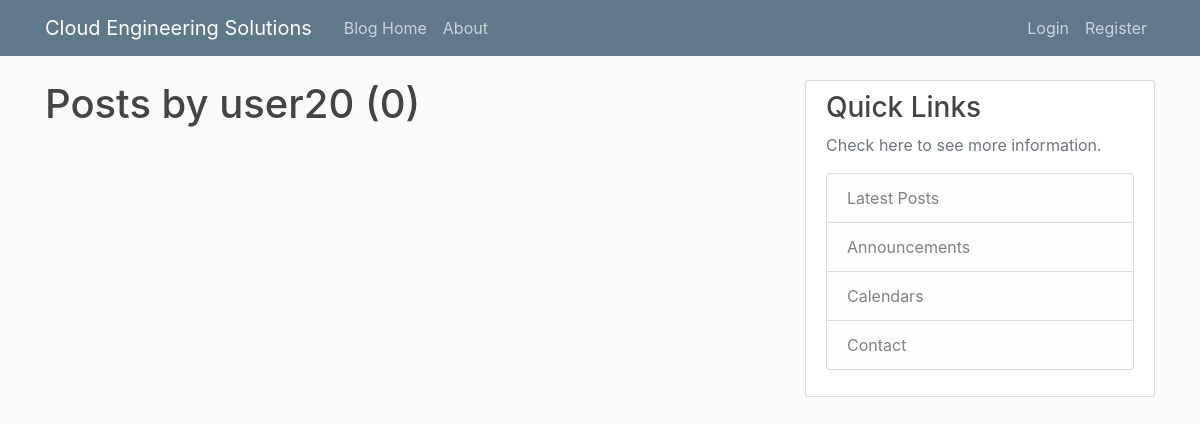
Before: /user/user20/ with the older database file.
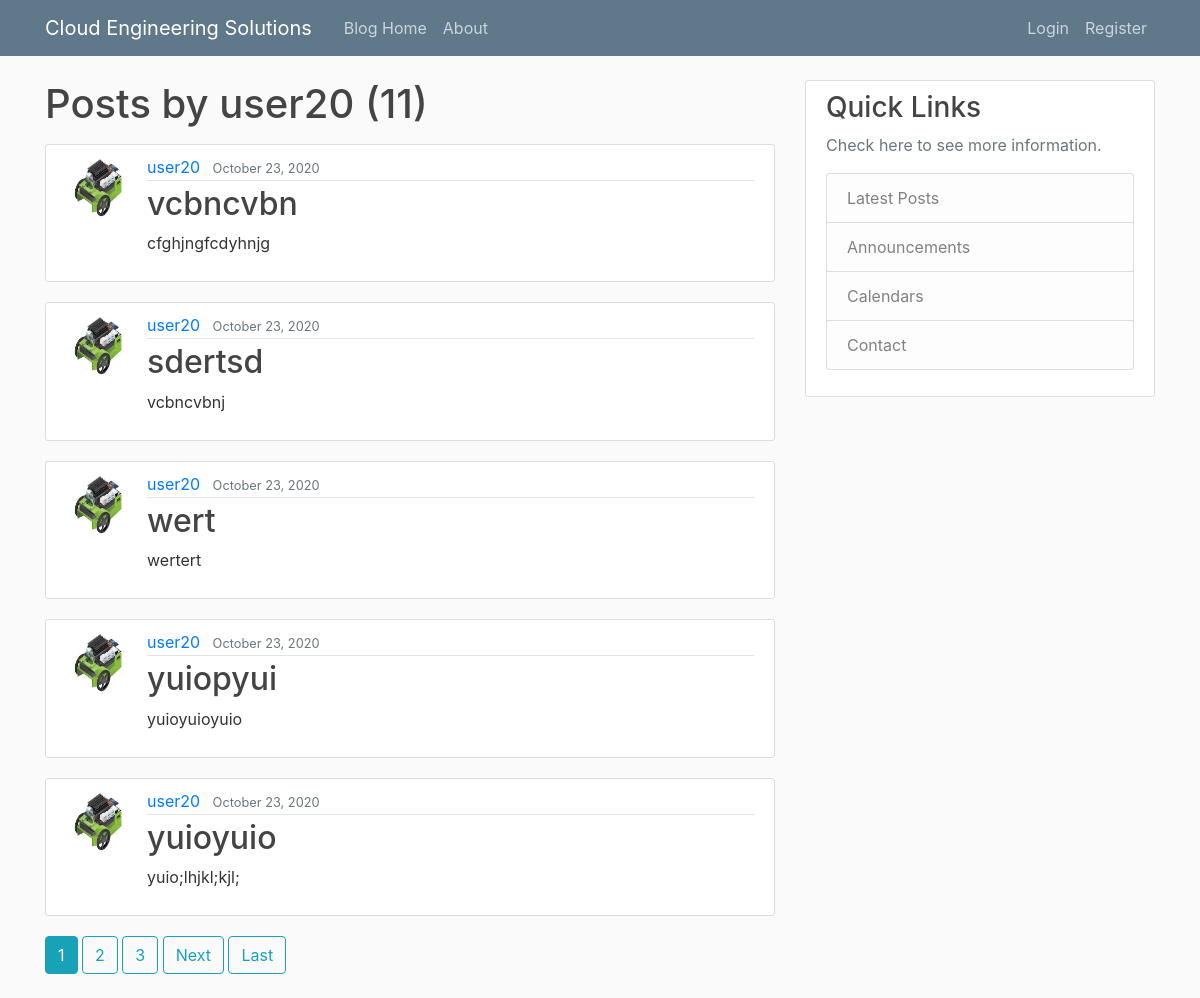
After: the same page with the newer database file.
### blog/models.py (models this page shows, shortened)
class Post(models.Model):
    title = models.CharField(max_length=100)
    content = models.TextField()
    date_posted = models.DateTimeField(default=timezone.now)
    author = models.ForeignKey(User, on_delete=models.CASCADE)

### users/models.py (models this page shows, shortened)
class Profile(models.Model):
    user = models.OneToOneField(User, on_delete=models.CASCADE)
    image = models.ImageField(default='default.jpg', upload_to='profile_pics')

### blog/views.py (the view)
# urls.py: path('user/<str:username>/', UserPostListView.as_view(), name='user-posts'),
class UserPostListView(ListView):
    model = Post
    template_name = 'blog/user_post.html' # <app>/<model>_<viewtype>.html
    context_object_name = 'posts' #setting attribtue equal to posts in home function
    paginate_by = 5
    def get_queryset(self):
        user = get_object_or_404(User, username=self.kwargs.get('username'))
        return Post.objects.filter(author=user).order_by('-date_posted')

### blog/templates/blog/user_post.html (shortened to what this page needs)
{% extends "blog/base.html"%}
{%block content %}
    <h1 class ="mb-3">Posts by {{ view.kwargs.username }} ({{ page_obj.paginator.count }})</h1>
    {% for post in posts%}
        <article class="media content-section">
            <img class="rounded-circle article-img" src="{{ post.author.profile.image.url }}" alt="">
            <div class="media-body">
            <div class="article-metadata">
                <a class="mr-2" href="{% url 'user-posts' post.author.username %}">{{ post.author }}</a>
                <small class="text-muted">{{ post.date_posted|date:'F d, Y' }}</small>
            </div>
            <h2><a class="article-title" href="{% url 'post-detail' post.id %}">{{ post.title }}</a></h2>
            <p class="article-content">{{ post.content }}</p>
            </div>
        </article>
    {% endfor %}
    {% if is_paginated %}
            {% for num in page_obj.paginator.page_range %}
                {% if page_obj.number == num %}
                    <a class = "btn btn-info mb-4" href="?page={{ num }}">{{ num }}</a>
                {% elif num > page_obj.number|add:'-3' and num < page_obj.number|add:'3'%}
                    <a class = "btn btn-outline-info mb-4" href="?page={{ num }}">{{ num }}</a>
                {% endif %}
            {% endfor %}
        {% if page_obj.has_next %}
            <a class = "btn btn-outline-info mb-4" href="?page={{ page_obj.next_page_number }}">Next</a>
            <a class = "btn btn-outline-info mb-4" href="?page= {{ page_obj.paginator.num_pages }}">Last</a>
        {% endif %}
    {% endif %}
{% endblock content%}

### blog/templates/blog/base.html (shortened to what this page needs)
{% load static %}
<!DOCTYPE html>
<html lang="en">
<head>
<link rel="stylesheet" href="https://stackpath.bootstrapcdn.com/bootstrap/4.3.1/css/bootstrap.min.css">
    <link rel="stylesheet" type="text/css" href="{% static 'blog/main.css' %}">
</head>
<body>
    <header class="site-header">
        <nav class="navbar navbar-expand-md navbar-dark bg-steel fixed-top">
        <div class="container">
            <a class="navbar-brand mr-4" href="{% url 'blog-home' %}">Cloud Engineering Solutions</a>
            <div class="collapse navbar-collapse" id="navbarToggle">
            <div class="navbar-nav mr-auto">
                <a class="nav-item nav-link" href="{% url 'blog-home' %}">Blog Home</a>
                <a class="nav-item nav-link" href="{% url 'blog-about' %}">About</a>
            </div>
            <div class="navbar-nav">
              {% if user.is_authenticated %}
              <a class="nav-item nav-link" href="{% url 'post-create' %}">New Post</a>
              <a class="nav-item nav-link" href="{% url 'profile' %}">Profile</a>
              <a class="nav-item nav-link" href="{% url 'logout' %}">Logout</a>
              {% else %}
                <a class="nav-item nav-link" href="{% url 'login' %}">Login</a>
                <a class="nav-item nav-link" href="{% url 'register' %}">Register</a>
              {% endif %}
            </div>
            </div>
        </div>
        </nav>
    </header>
    <main role="main" class="container">
        <div class="row">
          <div class="col-md-8">
            {% block content %}{% endblock %}
          </div>
          <div class="col-md-4">
            <div class="content-section">
              <h3>Quick Links</h3>
              <p class='text-muted'>Check here to see more information.
                <ul class="list-group">
                  <li class="list-group-item list-group-item-light">Latest Posts</li>
                  <li class="list-group-item list-group-item-light">Announcements</li>
                  <li class="list-group-item list-group-item-light">Calendars</li>
                  <li class="list-group-item list-group-item-light">Contact</li>
                </ul>
              </p>
            </div>
          </div>
        </div>
      </main>
</body>
</html>

### blog/static/blog/main.css (style rules this page uses)
body { background: #fafafa; color: #333333; margin-top: 5rem; }
h1, h2, h3, h4, h5, h6 { color: #444444; }
ul { margin: 0; }
.bg-steel { background-color: #5f788a; }
.site-header .navbar-nav .nav-link { color: #cbd5db; }
.content-section { background: #ffffff; padding: 10px 20px; border: 1px solid #dddddd; border-radius: 3px; margin-bottom: 20px; }
.article-title { color: #444444; }
.article-content { white-space: pre-line; }
.article-img { height: 65px; width: 65px; margin-right: 16px; }
.article-metadata { padding-bottom: 1px; margin-bottom: 4px; border-bottom: 1px solid #e3e3e3 }

Changed rows visible on the page:
added Post: author.profile.image (picture), author "user20", date_posted "October 23, 2020", title "vcbncvbn", content "cfghjngfcdyhnjg"
added Post: author.profile.image (picture), author "user20", date_posted "October 23, 2020", title "sdertsd", content "vcbncvbnj"
added Post: author.profile.image (picture), author "user20", date_posted "October 23, 2020", title "wert", content "wertert"
added Post: author.profile.image (picture), author "user20", date_posted "October 23, 2020", title "yuiopyui", content "yuioyuioyuio"
added Post: author.profile.image (picture), author "user20", date_posted "October 23, 2020", title "yuioyuio", content "yuio;lhjkl;kjl;"
Other visible differences:
{{ page_obj.paginator.count }}: "0" → "11"
new list line: "1"
new list line: "2"
new list line: "3"
text now shown: "Next Last"
